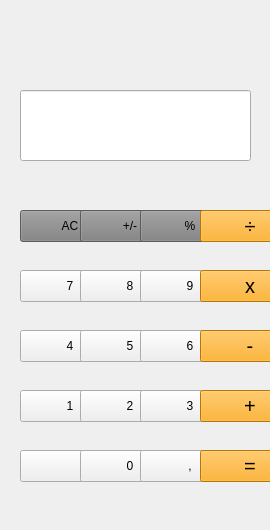
<?xml version="1.0" encoding="UTF-8"?>
<ui version="4.0">
 <class>Calculatrice</class>
 <widget class="QMainWindow" name="Calculatrice">
  <property name="geometry">
   <rect>
    <x>0</x>
    <y>0</y>
    <width>270</width>
    <height>530</height>
   </rect>
  </property>
  <property name="minimumSize">
   <size>
    <width>270</width>
    <height>530</height>
   </size>
  </property>
  <property name="maximumSize">
   <size>
    <width>270</width>
    <height>530</height>
   </size>
  </property>
  <property name="windowTitle">
   <string>Calculatrice</string>
  </property>
  <widget class="QWidget" name="centralwidget">
   <widget class="QPushButton" name="pushButton">
    <property name="geometry">
     <rect>
      <x>20</x>
      <y>450</y>
      <width>100</width>
      <height>32</height>
     </rect>
    </property>
    <property name="styleSheet">
     <string notr="true"/>
    </property>
    <property name="text">
     <string/>
    </property>
    <property name="icon">
     <iconset theme="QIcon::ThemeIcon::SyncSynchronizing"/>
    </property>
   </widget>
   <widget class="QPushButton" name="btn_0">
    <property name="geometry">
     <rect>
      <x>80</x>
      <y>450</y>
      <width>100</width>
      <height>32</height>
     </rect>
    </property>
    <property name="text">
     <string>0</string>
    </property>
   </widget>
   <widget class="QPushButton" name="pushButton_3">
    <property name="geometry">
     <rect>
      <x>140</x>
      <y>450</y>
      <width>100</width>
      <height>32</height>
     </rect>
    </property>
    <property name="text">
     <string>,</string>
    </property>
   </widget>
   <widget class="QPushButton" name="btn_1">
    <property name="geometry">
     <rect>
      <x>20</x>
      <y>390</y>
      <width>100</width>
      <height>32</height>
     </rect>
    </property>
    <property name="text">
     <string>1</string>
    </property>
   </widget>
   <widget class="QPushButton" name="btn_2">
    <property name="geometry">
     <rect>
      <x>80</x>
      <y>390</y>
      <width>100</width>
      <height>32</height>
     </rect>
    </property>
    <property name="text">
     <string>2</string>
    </property>
   </widget>
   <widget class="QPushButton" name="btn_3">
    <property name="geometry">
     <rect>
      <x>140</x>
      <y>390</y>
      <width>100</width>
      <height>32</height>
     </rect>
    </property>
    <property name="text">
     <string>3</string>
    </property>
   </widget>
   <widget class="QPushButton" name="btn_4">
    <property name="geometry">
     <rect>
      <x>20</x>
      <y>330</y>
      <width>100</width>
      <height>32</height>
     </rect>
    </property>
    <property name="text">
     <string>4</string>
    </property>
   </widget>
   <widget class="QPushButton" name="btn_5">
    <property name="geometry">
     <rect>
      <x>80</x>
      <y>330</y>
      <width>100</width>
      <height>32</height>
     </rect>
    </property>
    <property name="text">
     <string>5</string>
    </property>
   </widget>
   <widget class="QPushButton" name="btn_6">
    <property name="geometry">
     <rect>
      <x>140</x>
      <y>330</y>
      <width>100</width>
      <height>32</height>
     </rect>
    </property>
    <property name="text">
     <string>6</string>
    </property>
   </widget>
   <widget class="QPushButton" name="btn_7">
    <property name="geometry">
     <rect>
      <x>20</x>
      <y>270</y>
      <width>100</width>
      <height>32</height>
     </rect>
    </property>
    <property name="text">
     <string>7</string>
    </property>
   </widget>
   <widget class="QPushButton" name="btn_8">
    <property name="geometry">
     <rect>
      <x>80</x>
      <y>270</y>
      <width>100</width>
      <height>32</height>
     </rect>
    </property>
    <property name="text">
     <string>8</string>
    </property>
   </widget>
   <widget class="QPushButton" name="btn_9">
    <property name="geometry">
     <rect>
      <x>140</x>
      <y>270</y>
      <width>100</width>
      <height>32</height>
     </rect>
    </property>
    <property name="text">
     <string>9</string>
    </property>
   </widget>
   <widget class="QPushButton" name="pushButton_13">
    <property name="geometry">
     <rect>
      <x>200</x>
      <y>450</y>
      <width>100</width>
      <height>32</height>
     </rect>
    </property>
    <property name="styleSheet">
     <string notr="true">QPushButton {
    background-color: orange;
    font-size: 20px;
}</string>
    </property>
    <property name="text">
     <string>=</string>
    </property>
   </widget>
   <widget class="QPushButton" name="pushButton_14">
    <property name="geometry">
     <rect>
      <x>200</x>
      <y>390</y>
      <width>100</width>
      <height>32</height>
     </rect>
    </property>
    <property name="styleSheet">
     <string notr="true">QPushButton {
    background-color: orange;
    font-size: 20px;
}</string>
    </property>
    <property name="text">
     <string>+</string>
    </property>
   </widget>
   <widget class="QPushButton" name="pushButton_15">
    <property name="geometry">
     <rect>
      <x>200</x>
      <y>330</y>
      <width>100</width>
      <height>32</height>
     </rect>
    </property>
    <property name="styleSheet">
     <string notr="true">QPushButton {
    background-color: orange;
    font-size: 20px;
}</string>
    </property>
    <property name="text">
     <string>-</string>
    </property>
   </widget>
   <widget class="QPushButton" name="pushButton_16">
    <property name="geometry">
     <rect>
      <x>200</x>
      <y>270</y>
      <width>100</width>
      <height>32</height>
     </rect>
    </property>
    <property name="styleSheet">
     <string notr="true">QPushButton {
    background-color: orange;
    font-size: 20px;
}</string>
    </property>
    <property name="text">
     <string>x</string>
    </property>
   </widget>
   <widget class="QPushButton" name="reset">
    <property name="geometry">
     <rect>
      <x>20</x>
      <y>210</y>
      <width>100</width>
      <height>32</height>
     </rect>
    </property>
    <property name="styleSheet">
     <string notr="true">QPushButton {
    background-color: grey;
}</string>
    </property>
    <property name="text">
     <string>AC</string>
    </property>
   </widget>
   <widget class="QPushButton" name="pushButton_18">
    <property name="geometry">
     <rect>
      <x>80</x>
      <y>210</y>
      <width>100</width>
      <height>32</height>
     </rect>
    </property>
    <property name="styleSheet">
     <string notr="true">QPushButton {
    background-color: grey;
}</string>
    </property>
    <property name="text">
     <string>+/-</string>
    </property>
   </widget>
   <widget class="QPushButton" name="pushButton_19">
    <property name="geometry">
     <rect>
      <x>140</x>
      <y>210</y>
      <width>100</width>
      <height>32</height>
     </rect>
    </property>
    <property name="styleSheet">
     <string notr="true">QPushButton {
    background-color: grey;
}</string>
    </property>
    <property name="text">
     <string>%</string>
    </property>
   </widget>
   <widget class="QPushButton" name="pushButton_20">
    <property name="geometry">
     <rect>
      <x>200</x>
      <y>210</y>
      <width>100</width>
      <height>32</height>
     </rect>
    </property>
    <property name="styleSheet">
     <string notr="true">QPushButton {
    background-color: orange;
    font-size: 20px;
}</string>
    </property>
    <property name="text">
     <string>÷</string>
    </property>
   </widget>
   <widget class="QLineEdit" name="lineEdit">
    <property name="geometry">
     <rect>
      <x>20</x>
      <y>90</y>
      <width>231</width>
      <height>71</height>
     </rect>
    </property>
    <property name="styleSheet">
     <string notr="true"/>
    </property>
   </widget>
  </widget>
  <widget class="QMenuBar" name="menubar">
   <property name="geometry">
    <rect>
     <x>0</x>
     <y>0</y>
     <width>270</width>
     <height>37</height>
    </rect>
   </property>
  </widget>
 </widget>
 <resources/>
 <connections/>
</ui>
